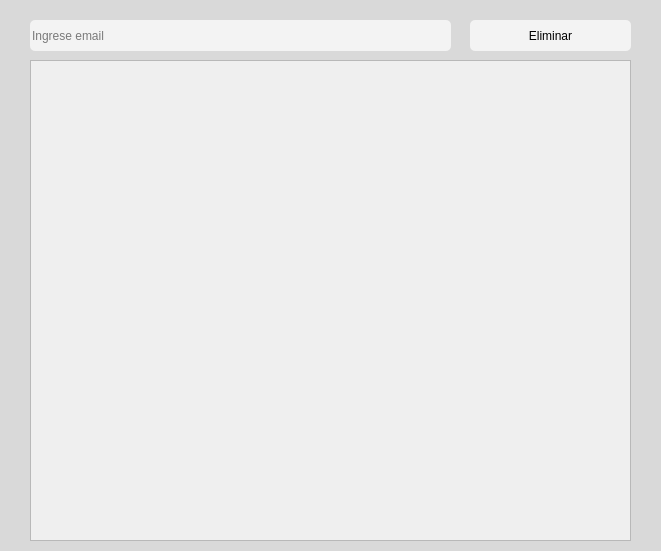
<?xml version="1.0" encoding="UTF-8"?>
<ui version="4.0">
 <class>MyFollowed</class>
 <widget class="QWidget" name="MyFollowed">
  <property name="geometry">
   <rect>
    <x>0</x>
    <y>0</y>
    <width>661</width>
    <height>551</height>
   </rect>
  </property>
  <property name="windowTitle">
   <string>Form</string>
  </property>
  <widget class="QPushButton" name="pushButton">
   <property name="geometry">
    <rect>
     <x>470</x>
     <y>20</y>
     <width>161</width>
     <height>31</height>
    </rect>
   </property>
   <property name="styleSheet">
    <string notr="true">border-radius: 5px;
background-color: rgb(243, 243, 243);
color: black;

</string>
   </property>
   <property name="text">
    <string>Eliminar</string>
   </property>
  </widget>
  <widget class="QLineEdit" name="lineEdit">
   <property name="geometry">
    <rect>
     <x>30</x>
     <y>20</y>
     <width>421</width>
     <height>31</height>
    </rect>
   </property>
   <property name="styleSheet">
    <string notr="true">border-radius: 5px;
background-color: rgb(243, 243, 243);
font: 12pt &quot;Calibri&quot;;</string>
   </property>
   <property name="placeholderText">
    <string>Ingrese email</string>
   </property>
  </widget>
  <widget class="QLabel" name="label">
   <property name="geometry">
    <rect>
     <x>0</x>
     <y>0</y>
     <width>661</width>
     <height>551</height>
    </rect>
   </property>
   <property name="styleSheet">
    <string notr="true">background-color: rgb(217, 217, 217);</string>
   </property>
   <property name="text">
    <string/>
   </property>
  </widget>
  <widget class="QScrollArea" name="scrollArea">
   <property name="geometry">
    <rect>
     <x>30</x>
     <y>60</y>
     <width>601</width>
     <height>481</height>
    </rect>
   </property>
   <property name="widgetResizable">
    <bool>true</bool>
   </property>
   <widget class="QWidget" name="scrollAreaWidgetContents">
    <property name="geometry">
     <rect>
      <x>0</x>
      <y>0</y>
      <width>599</width>
      <height>479</height>
     </rect>
    </property>
   </widget>
  </widget>
  <zorder>label</zorder>
  <zorder>pushButton</zorder>
  <zorder>lineEdit</zorder>
  <zorder>scrollArea</zorder>
 </widget>
 <resources/>
 <connections/>
</ui>
